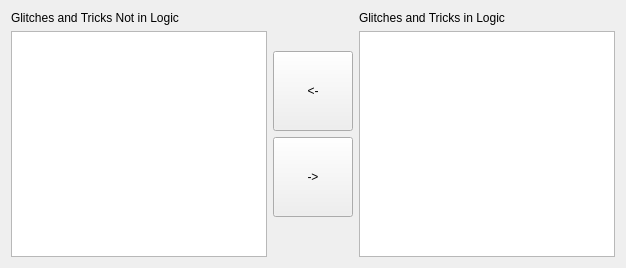
          <widget class="QWidget" name="tab_glitched_logic">
           <attribute name="title">
            <string>Glitched Logic</string>
           </attribute>
           <layout class="QHBoxLayout" name="horizontalLayout_14">
            <item>
             <layout class="QVBoxLayout" name="verticalLayout_11">
              <item>
               <widget class="QLabel" name="label_for_tricks_not_in_logic">
                <property name="text">
                 <string>Glitches and Tricks Not in Logic</string>
                </property>
               </widget>
              </item>
              <item>
               <widget class="QListView" name="tricks_not_in_logic">
                <property name="editTriggers">
                 <set>QAbstractItemView::NoEditTriggers</set>
                </property>
                <property name="selectionMode">
                 <enum>QAbstractItemView::ExtendedSelection</enum>
                </property>
               </widget>
              </item>
             </layout>
            </item>
            <item>
             <layout class="QVBoxLayout" name="verticalLayout_12">
              <item>
               <spacer name="verticalSpacer_5">
                <property name="orientation">
                 <enum>Qt::Vertical</enum>
                </property>
                <property name="sizeHint" stdset="0">
                 <size>
                  <width>20</width>
                  <height>40</height>
                 </size>
                </property>
               </spacer>
              </item>
              <item>
               <widget class="QPushButton" name="remove_trick">
                <property name="minimumSize">
                 <size>
                  <width>0</width>
                  <height>80</height>
                 </size>
                </property>
                <property name="text">
                 <string>&lt;-</string>
                </property>
               </widget>
              </item>
              <item>
               <widget class="QPushButton" name="add_trick">
                <property name="minimumSize">
                 <size>
                  <width>0</width>
                  <height>80</height>
                 </size>
                </property>
                <property name="text">
                 <string>-&gt;</string>
                </property>
               </widget>
              </item>
              <item>
               <spacer name="verticalSpacer_6">
                <property name="orientation">
                 <enum>Qt::Vertical</enum>
                </property>
                <property name="sizeHint" stdset="0">
                 <size>
                  <width>20</width>
                  <height>40</height>
                 </size>
                </property>
               </spacer>
              </item>
             </layout>
            </item>
            <item>
             <layout class="QVBoxLayout" name="verticalLayout_13">
              <item>
               <widget class="QLabel" name="label_for_tricks_in_logic">
                <property name="text">
                 <string>Glitches and Tricks in Logic</string>
                </property>
               </widget>
              </item>
              <item>
               <widget class="QListView" name="tricks_in_logic">
                <property name="editTriggers">
                 <set>QAbstractItemView::NoEditTriggers</set>
                </property>
                <property name="selectionMode">
                 <enum>QAbstractItemView::ExtendedSelection</enum>
                </property>
               </widget>
              </item>
             </layout>
            </item>
           </layout>
          </widget>
